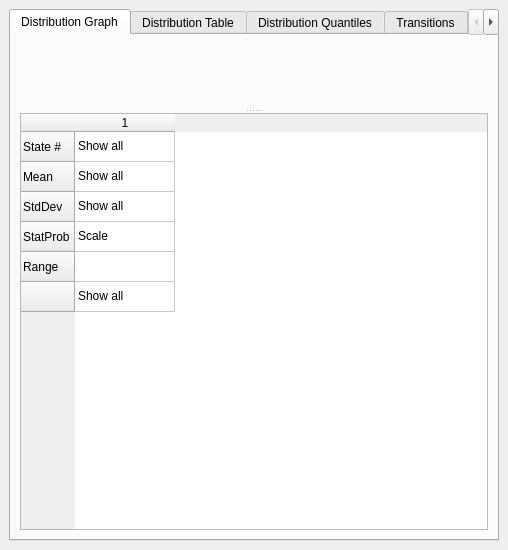
<ui version="4.0" >
 <class>StochasticProcessWidget</class>
 <widget class="QWidget" name="StochasticProcessWidget" >
  <property name="geometry" >
   <rect>
    <x>0</x>
    <y>0</y>
    <width>508</width>
    <height>550</height>
   </rect>
  </property>
  <property name="windowTitle" >
   <string>Form</string>
  </property>
  <layout class="QGridLayout" >
   <property name="leftMargin" >
    <number>9</number>
   </property>
   <property name="topMargin" >
    <number>9</number>
   </property>
   <property name="rightMargin" >
    <number>9</number>
   </property>
   <property name="bottomMargin" >
    <number>9</number>
   </property>
   <property name="horizontalSpacing" >
    <number>6</number>
   </property>
   <property name="verticalSpacing" >
    <number>6</number>
   </property>
   <item row="0" column="0" >
    <widget class="QTabWidget" name="tabWidget" >
     <property name="currentIndex" >
      <number>0</number>
     </property>
     <widget class="QWidget" name="distGraphTab" >
      <attribute name="title" >
       <string>Distribution Graph</string>
      </attribute>
      <layout class="QVBoxLayout" >
       <item>
        <widget class="QSplitter" name="splitter" >
         <property name="orientation" >
          <enum>Qt::Vertical</enum>
         </property>
         <widget class="IvkPlot" native="1" name="distGraph" />
         <widget class="QTableWidget" name="distGraphTable" >
          <row>
           <property name="text" >
            <string>State #</string>
           </property>
          </row>
          <row>
           <property name="text" >
            <string>Mean</string>
           </property>
          </row>
          <row>
           <property name="text" >
            <string>StdDev</string>
           </property>
          </row>
          <row>
           <property name="text" >
            <string>StatProb</string>
           </property>
          </row>
          <row>
           <property name="text" >
            <string>Range</string>
           </property>
          </row>
          <row>
           <property name="text" >
            <string/>
           </property>
          </row>
          <column/>
          <item row="0" column="0" >
           <property name="text" >
            <string>Show all</string>
           </property>
          </item>
          <item row="1" column="0" >
           <property name="text" >
            <string>Show all</string>
           </property>
          </item>
          <item row="2" column="0" >
           <property name="text" >
            <string>Show all</string>
           </property>
          </item>
          <item row="3" column="0" >
           <property name="text" >
            <string>Scale</string>
           </property>
          </item>
          <item row="5" column="0" >
           <property name="text" >
            <string>Show all</string>
           </property>
          </item>
         </widget>
        </widget>
       </item>
      </layout>
     </widget>
     <widget class="QWidget" name="distTableTab" >
      <attribute name="title" >
       <string>Distribution Table</string>
      </attribute>
      <layout class="QGridLayout" >
       <property name="leftMargin" >
        <number>9</number>
       </property>
       <property name="topMargin" >
        <number>9</number>
       </property>
       <property name="rightMargin" >
        <number>9</number>
       </property>
       <property name="bottomMargin" >
        <number>9</number>
       </property>
       <property name="horizontalSpacing" >
        <number>6</number>
       </property>
       <property name="verticalSpacing" >
        <number>6</number>
       </property>
       <item row="0" column="0" >
        <widget class="IvkTableWidget" name="distTable" />
       </item>
      </layout>
     </widget>
     <widget class="QWidget" name="quantileTab" >
      <attribute name="title" >
       <string>Distribution Quantiles</string>
      </attribute>
      <layout class="QGridLayout" >
       <item row="0" column="0" colspan="4" >
        <widget class="IvkTableWidget" name="quantileTable" >
         <column>
          <property name="text" >
           <string>Limit</string>
          </property>
         </column>
        </widget>
       </item>
       <item row="1" column="0" >
        <widget class="QLabel" name="label_2" >
         <property name="text" >
          <string>Limit:</string>
         </property>
        </widget>
       </item>
       <item row="1" column="1" >
        <widget class="QLineEdit" name="quantileEdit" >
         <property name="text" >
          <string>0.1</string>
         </property>
        </widget>
       </item>
       <item row="1" column="2" >
        <widget class="QPushButton" name="addQuantileButton" >
         <property name="text" >
          <string>Calculate</string>
         </property>
        </widget>
       </item>
       <item row="1" column="3" >
        <spacer>
         <property name="orientation" >
          <enum>Qt::Horizontal</enum>
         </property>
         <property name="sizeHint" >
          <size>
           <width>40</width>
           <height>20</height>
          </size>
         </property>
        </spacer>
       </item>
      </layout>
     </widget>
     <widget class="QWidget" name="transitionTab" >
      <attribute name="title" >
       <string>Transitions</string>
      </attribute>
      <layout class="QVBoxLayout" >
       <item>
        <widget class="IvkTableWidget" name="transitionTable" />
       </item>
      </layout>
     </widget>
     <widget class="QWidget" name="autocorrelationTab" >
      <attribute name="title" >
       <string>Autocorrelation</string>
      </attribute>
      <layout class="QGridLayout" >
       <item row="0" column="0" colspan="3" >
        <widget class="IvkPlot" native="1" name="autocorrelationPlot" />
       </item>
       <item row="1" column="0" >
        <widget class="QLabel" name="label" >
         <property name="text" >
          <string>Up To:</string>
         </property>
        </widget>
       </item>
       <item row="1" column="1" >
        <widget class="QSpinBox" name="upToSpin" />
       </item>
       <item row="1" column="2" >
        <widget class="QSlider" name="horizontalSlider" >
         <property name="orientation" >
          <enum>Qt::Horizontal</enum>
         </property>
        </widget>
       </item>
      </layout>
     </widget>
    </widget>
   </item>
  </layout>
 </widget>
 <customwidgets>
  <customwidget>
   <class>IvkPlot</class>
   <extends>QWidget</extends>
   <header>IvkPlot.h</header>
  </customwidget>
  <customwidget>
   <class>IvkTableWidget</class>
   <extends>QTableWidget</extends>
   <header>IvkTableWidget.h</header>
  </customwidget>
 </customwidgets>
 <resources/>
 <connections>
  <connection>
   <sender>upToSpin</sender>
   <signal>valueChanged(int)</signal>
   <receiver>horizontalSlider</receiver>
   <slot>setValue(int)</slot>
   <hints>
    <hint type="sourcelabel" >
     <x>83</x>
     <y>517</y>
    </hint>
    <hint type="destinationlabel" >
     <x>175</x>
     <y>516</y>
    </hint>
   </hints>
  </connection>
  <connection>
   <sender>horizontalSlider</sender>
   <signal>sliderMoved(int)</signal>
   <receiver>upToSpin</receiver>
   <slot>setValue(int)</slot>
   <hints>
    <hint type="sourcelabel" >
     <x>248</x>
     <y>517</y>
    </hint>
    <hint type="destinationlabel" >
     <x>105</x>
     <y>512</y>
    </hint>
   </hints>
  </connection>
 </connections>
</ui>
